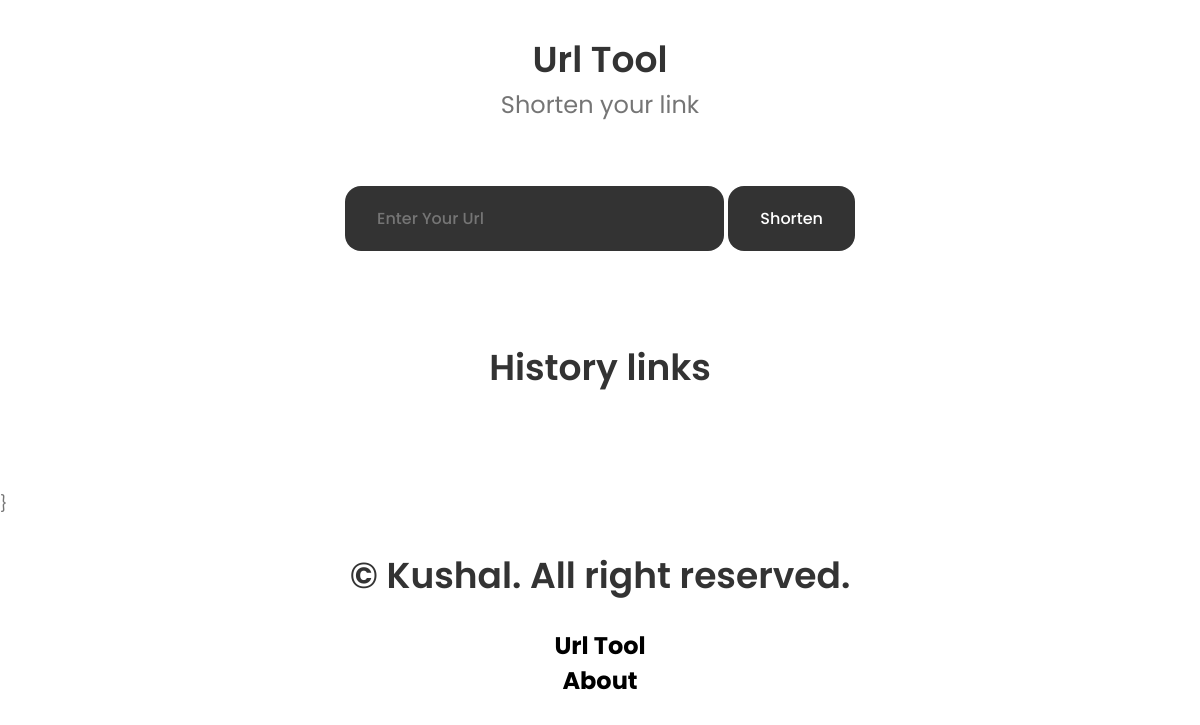
The app's page /, older data.
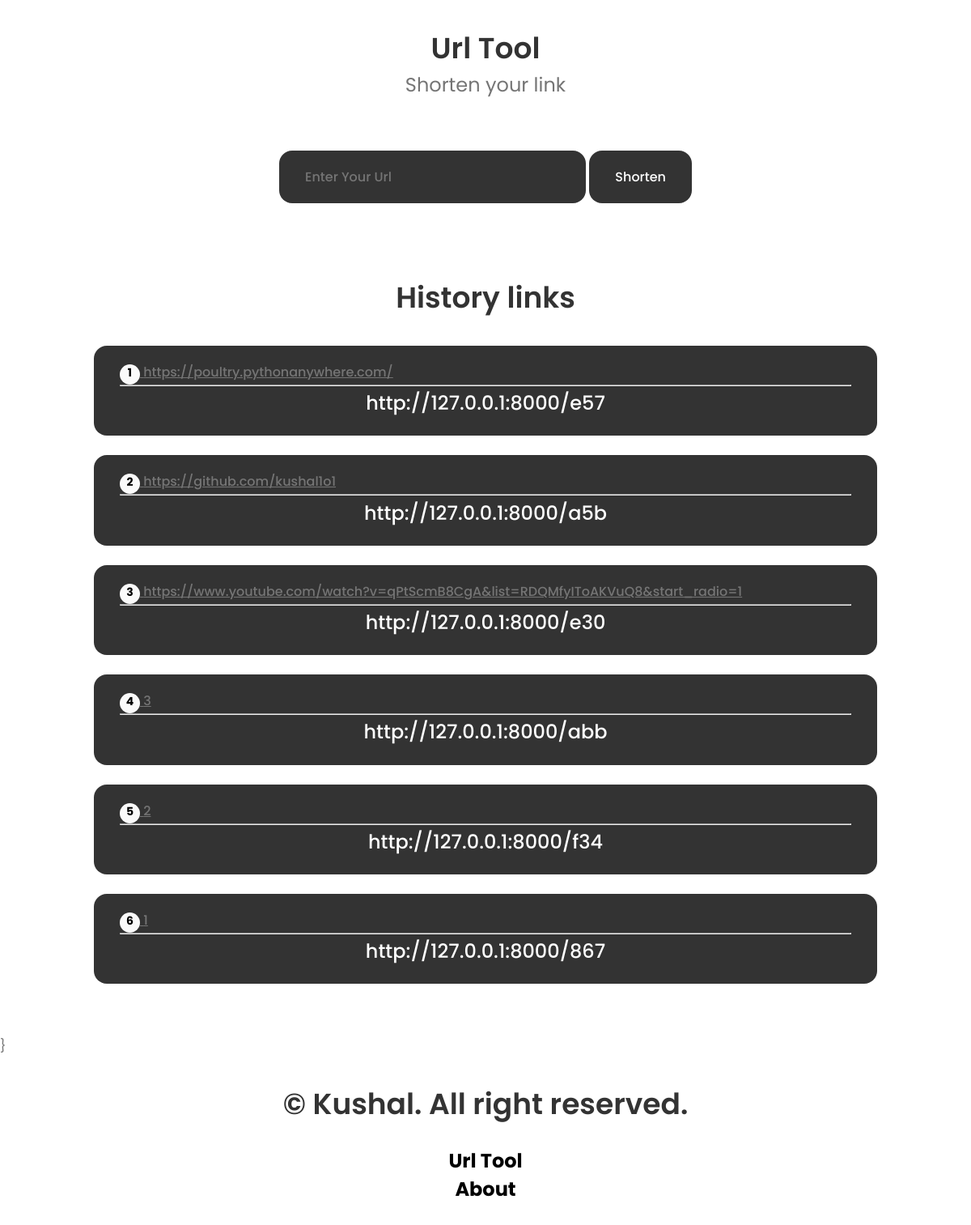
The same page, newer data.
### UrlShortener/models.py (models this page shows, shortened)
class Url(models.Model):
    url_link = models.CharField(max_length=10000)
    uuid = models.CharField(max_length=10)
    created_at =models.DateTimeField(auto_created=True,default=datetime.now)

### UrlShortener/views.py (the view)
# urls.py: path('', views.index, name='index'),
def index(request):
    urls= Url.objects.all().order_by('-created_at')
    context = {
         'urls':urls
    }
    return render(request, 'index.html',context)

### UrlShortener/templates/index.html (shortened to what this page needs)
{% extends 'base.html' %}
{% block mainContent%}
  <section class="container section  flex ">
      <form id="url_form" class="container">
          <input  type="text" name="url_link" id="url_link" placeholder="Enter Your Url">
          <button type="submit" class="button" id="shorten">Shorten</button>
      </form>
  </section>
          {% load static%}
     <br>
     <section class="section">
      <h1 class="section_title">
        History links
     </h1>
      <ul class="grid  container section" >
        {% for url in urls %}
            <li class="link_div">
              <a class="light_text" href="{{url.url_link}}" target="_blank"> <div class="number ">  {{forloop.counter}}</div> {{url.url_link}} </a>
               <hr>
               <a  class='section_subtitle shortlink' target="_blank" href="http://127.0.0.1:8000/{{url.uuid}}">http://127.0.0.1:8000/{{url.uuid}}</a>
            </li>
        {% endfor %}
    </ul>
   </section>
   {%endblock%}

### UrlShortener/templates/base.html (shortened to what this page needs)
<html lang="en">
<head>
    {% load static%}
    <link rel="stylesheet" href="{% static 'styles.css' %}">
</head>
<body>
  <section class="container section">
    <h1 class="section_title" id="scrollToSection">Url Tool</h1>
    <p class="section_subtitle">Shorten your link</p>
  </section>
  {%block mainContent %}{%endblock%}}
<section>
  <footer id="AboutSection" class=" section container">
    <h1 class="section_title">&#169; Kushal. All right reserved.</h1> <br>
    <p class="section_subtitle"> <a class="about_link" href="/">Url Tool </a></p>
       <p class="section_subtitle"> <a class="about_link" href="/about">About</a></p>
    </footer>
</section>
</body>
</html>

### static/styles.css (style rules this page uses)
:root { --hue: 0; --sat: 0%; --title-color: hsl(var(--hue), var(--sat), 20%); --title-color-dark: hsl(var(--hue), var(--sat), 0%); --text-color: hsl(var(--hue), var(--sat), 46%); --body-color: hsl(var(--hue), var(--sat), 98%); --container-color: #ffffff; --body-font: "Poppins", sans-serif; --big-font-size: 3.5rem; --h1-font-size: 2.25rem; --h2-font-size: 1.5rem; --h3-font-size: 1.25rem; --normal-font-size: 1rem; --small-font-size: 0.875rem; --smaller-font-size: 0.813rem; --tiny-font-size: 0.625rem; --font-normal: 400; --font-medium: 500; --font-semi-bold: 600; --mb-0-25: 0.25rem; --mb-0-5: 0.5rem; --mb-0-75: 0.75rem; --mb-1: 1rem; --mb-1-5: 1.5rem; --mb-2: 2rem; --mb-2-5: 2.5rem; --mb-3: 3rem; }
* { margin: 0; padding: 0; box-sizing: border-box; }
html { scroll-behavior: smooth; }
body, button, input { font-family: var(--body-font); font-size: var(--normal-font-size); }
body { background-color:var(--container-color); color: var(--text-color); }
h1, h2, h3 { color: var(--title-color); font-weight: var(--font-semi-bold); }
ul { list-style: none; }
.link_div .shortlink { text-decoration: none; color: var(--container-color); margin: 0.2rem auto; overflow: hidden; }
.about_link { text-decoration: none; color: var(--title-color-dark); margin: 0.2rem auto; }
.light_text { color: var(--text-color); overflow: hidden; }
#scrollToSection { cursor: pointer; }
input { border: none; outline: none; }
button { cursor: pointer; border: none; outline: none; }
.about_link { text-decoration: none; color: var(--title-color-dark); font-weight: bold; }
.section { padding: 2rem 0 2rem 0; }
.section_title { font-size: var(--h1-font-size); color: var(--title-color); }
.section_subtitle { display: block; font-size: var(--h2-font-size); }
.section_title, .section_subtitle { text-align: center; }
.container { max-width: 968px; margin-left: auto; margin-right: auto; overflow: hidden; }
.grid { display: grid; gap: 1.5rem; }
.flex { display: flex; align-items: center; justify-content: center; flex-direction: row; }
.button,input,.links { display: inline-block; background-color: var(--title-color); color: var(--container-color); padding: 1.25rem 2rem; border-radius: 1rem; font-weight: var(--font-medium); }
.link_div { background-color: var(--title-color); color: var(--tiny-font-size); padding: 1.25rem 2rem; border-radius: 1rem; font-weight: var(--font-medium); }
.number { display: inline-block; width:25px; height:25px; text-align: center; border-radius: 50%; font-size: var(--small-font-size); font-weight: bolder; background-color: var(--body-color); color:var(--title-color-dark) }

Row changes from the older to the newer data that the page shows:
added Url: url_link "https://poultry.pythonanywhere.com/", uuid "e57"
added Url: url_link "https://github.com/kushal1o1", uuid "a5b"
added Url: url_link "https://www.youtube.com/watch?v=qPtScmB8CgA&list=RDQMfyIToAKVuQ8&start_radio=1", uuid "e30"
added Url: url_link "3", uuid "abb"
added Url: url_link "2", uuid "f34"
added Url: url_link "1", uuid "867"
